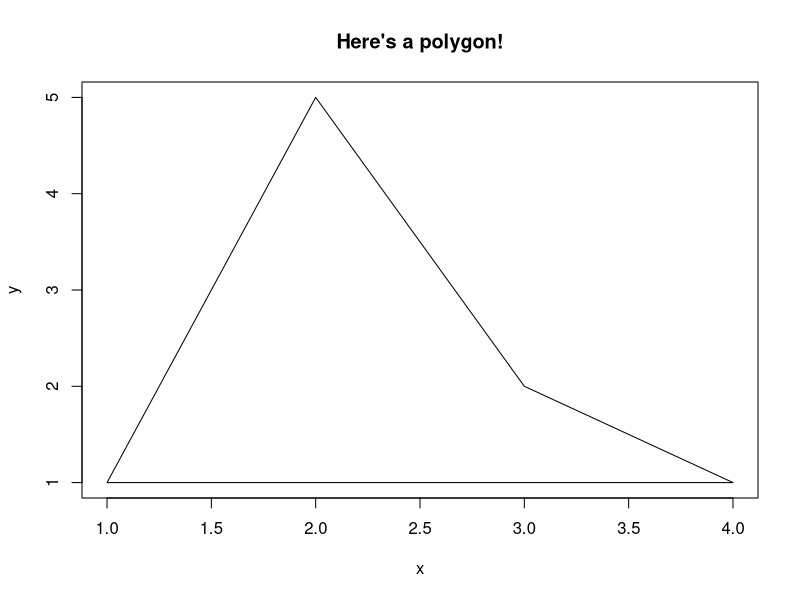

The R script that drew this image:
## ---- chunk 1
knitr::opts_chunk$set(comment = NA)
## ---- chunk 2
## Constructor function for polygon objects
## x a numeric vector of x coordinates
## y a numeric vector of y coordinates

make_poly <- function(x, y) {
        if(length(x) != length(y))
                stop("'x' and 'y' should be the same length")
        
        ## Create the "polygon" object 
        object <- list(xcoord = x, ycoord = y)
        
        ## Set the class name
        class(object) <- "polygon"
        object
}
## ---- chunk 3
## Plot method for polygon objects
## x an object of class "polygon"
## ... other arguments to be passed to the default plot method

plot.polygon <- function(x, y, ...) {
        ## Make a blank plot (type = "n") to set the 
        ## coordinate systemand the x- and y-coordinate ranges
        plot(x$xcoord, x$ycoord, type = "n", ...) 
        
        ## Make the x- and y- coordinates "wrap around"
        xp <- c(x$xcoord, x$xcoord[1])
        yp <- c(x$ycoord, x$ycoord[1])
        
        ## Connect polygon vertices with lines
        lines(xp, yp)
}
## ---- chunk 4
## Print method for polygon objects
## x an object of class "polygon"

print.polygon <- function(x, ...) {
        cat("a polygon with", length(x$xcoord), 
            "vertices\n")
        invisible(x)  ## Convention to return object invisibly
}
## ---- chunk 5
## Summary method for polygon objects
## object an object of class "polygon"

summary.polygon <- function(object, ...) {
        object <- list(rng.x = range(object$xcoord),
                       rng.y = range(object$ycoord))
        class(object) <- "summary.polygon"
        object
}

## Print method for summary.polygon objects
## x an object of class "summary.polygon"

print.summary.polygon <- function(x, ...) {
        cat("x:", x$rng.x[1], "-->", x$rng.x[2], "\n")
        cat("y:", x$rng.y[1], "-->", x$rng.y[2], "\n")
        invisible(x)
}
## ---- chunk 6
## Construct a new "polygon" object
x <- make_poly(1:4, c(1, 5, 2, 1))
## ---- chunk 7
print(x)
out <- summary(x)
class(out)
print(out)
## ---- chunk 8
summary(x)
## ---- chunk 9
plot(x, xlab = "x", ylab = "y", main = "Here's a polygon!")
